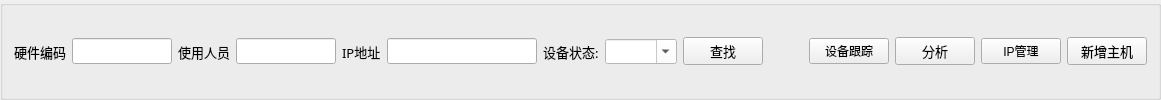
       <widget class="QGroupBox" name="groupBox_2">
        <property name="title">
         <string/>
        </property>
        <layout class="QHBoxLayout" name="horizontalLayout_4">
         <item>
          <layout class="QHBoxLayout" name="horizontalLayout">
           <item>
            <widget class="QLabel" name="label">
             <property name="font">
              <font>
               <family>微软雅黑</family>
               <pointsize>10</pointsize>
              </font>
             </property>
             <property name="text">
              <string>硬件编码</string>
             </property>
            </widget>
           </item>
           <item>
            <widget class="QLineEdit" name="Le_ID">
             <property name="maximumSize">
              <size>
               <width>100</width>
               <height>16777215</height>
              </size>
             </property>
             <property name="font">
              <font>
               <family>微软雅黑</family>
               <pointsize>10</pointsize>
              </font>
             </property>
            </widget>
           </item>
           <item>
            <widget class="QLabel" name="label_2">
             <property name="font">
              <font>
               <family>微软雅黑</family>
               <pointsize>10</pointsize>
              </font>
             </property>
             <property name="text">
              <string>使用人员</string>
             </property>
            </widget>
           </item>
           <item>
            <widget class="QLineEdit" name="Le_User">
             <property name="maximumSize">
              <size>
               <width>100</width>
               <height>16777215</height>
              </size>
             </property>
             <property name="font">
              <font>
               <family>微软雅黑</family>
               <pointsize>10</pointsize>
              </font>
             </property>
            </widget>
           </item>
           <item>
            <widget class="QLabel" name="label_4">
             <property name="font">
              <font>
               <family>微软雅黑</family>
               <pointsize>10</pointsize>
              </font>
             </property>
             <property name="text">
              <string>IP地址</string>
             </property>
            </widget>
           </item>
           <item>
            <widget class="QLineEdit" name="lineEdit_IP_Query">
             <property name="minimumSize">
              <size>
               <width>150</width>
               <height>0</height>
              </size>
             </property>
             <property name="maximumSize">
              <size>
               <width>100</width>
               <height>16777215</height>
              </size>
             </property>
             <property name="font">
              <font>
               <family>微软雅黑</family>
               <pointsize>10</pointsize>
              </font>
             </property>
             <property name="inputMask">
              <string/>
             </property>
            </widget>
           </item>
           <item>
            <widget class="QLabel" name="label_5">
             <property name="font">
              <font>
               <family>微软雅黑</family>
               <pointsize>10</pointsize>
              </font>
             </property>
             <property name="text">
              <string>设备状态:</string>
             </property>
            </widget>
           </item>
           <item>
            <widget class="QComboBox" name="comboBox_State">
             <property name="minimumSize">
              <size>
               <width>25</width>
               <height>25</height>
              </size>
             </property>
             <property name="styleSheet">
              <string notr="true">background-color: rgb(255, 255, 255);
font: 10pt &quot;微软雅黑&quot;;</string>
             </property>
             <property name="editable">
              <bool>true</bool>
             </property>
            </widget>
           </item>
           <item>
            <widget class="QPushButton" name="Pb_Query">
             <property name="font">
              <font>
               <family>微软雅黑</family>
               <pointsize>10</pointsize>
              </font>
             </property>
             <property name="toolTip">
              <string>回车直接查询</string>
             </property>
             <property name="text">
              <string>查找</string>
             </property>
             <property name="shortcut">
              <string>Return</string>
             </property>
            </widget>
           </item>
           <item>
            <spacer name="horizontalSpacer">
             <property name="orientation">
              <enum>Qt::Horizontal</enum>
             </property>
             <property name="sizeHint" stdset="0">
              <size>
               <width>40</width>
               <height>20</height>
              </size>
             </property>
            </spacer>
           </item>
           <item>
            <widget class="QPushButton" name="pushButton_Trace">
             <property name="styleSheet">
              <string notr="true">font: 10pt &quot;微软雅黑&quot;;</string>
             </property>
             <property name="text">
              <string>设备跟踪</string>
             </property>
            </widget>
           </item>
           <item>
            <widget class="QPushButton" name="pushButton_analysis">
             <property name="font">
              <font>
               <family>微软雅黑</family>
               <pointsize>10</pointsize>
              </font>
             </property>
             <property name="toolTip">
              <string/>
             </property>
             <property name="text">
              <string>分析</string>
             </property>
            </widget>
           </item>
           <item>
            <widget class="QPushButton" name="pushButton_Ip_Manager">
             <property name="styleSheet">
              <string notr="true">font: 10pt &quot;微软雅黑&quot;;</string>
             </property>
             <property name="text">
              <string>IP管理</string>
             </property>
            </widget>
           </item>
           <item>
            <widget class="QPushButton" name="pushButton_2">
             <property name="font">
              <font>
               <family>微软雅黑</family>
               <pointsize>10</pointsize>
              </font>
             </property>
             <property name="toolTip">
              <string/>
             </property>
             <property name="text">
              <string>新增主机</string>
             </property>
            </widget>
           </item>
          </layout>
         </item>
        </layout>
       </widget>
